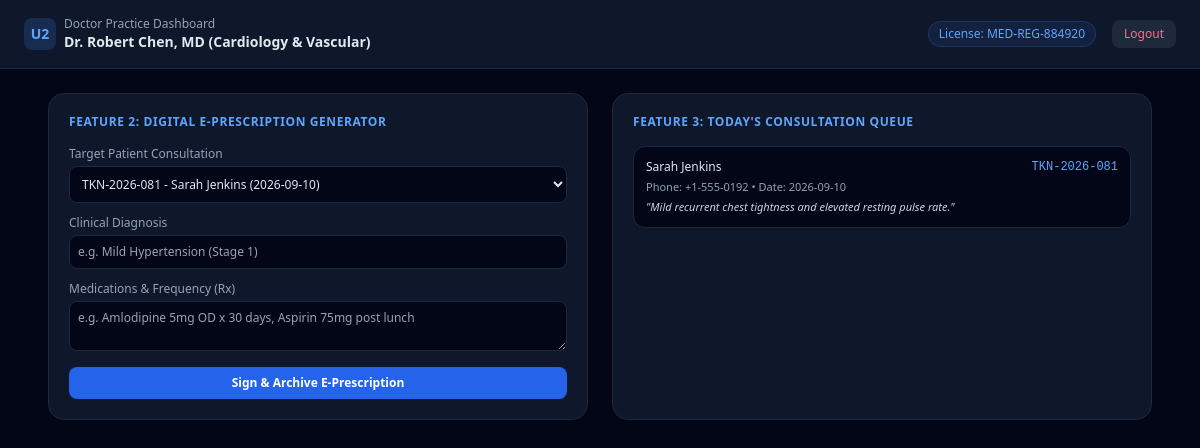
Screenshot of /doctor.php (signed in) with the database file from the repository.
### tables this page shows
CREATE TABLE `doctor_profiles` (
  `doctor_id` INT AUTO_INCREMENT NOT NULL,
  `user_id` INT NOT NULL,
  `dept_id` INT NOT NULL,
  `license_number` VARCHAR(50) UNIQUE NOT NULL,
  `qualification` VARCHAR(150) NOT NULL,
  `experience_years` INT NOT NULL,
  `is_verified` TINYINT(1) DEFAULT 0 NOT NULL,
  PRIMARY KEY (`doctor_id`),
  CONSTRAINT `fk_doctor_profiles_user_id` FOREIGN KEY (`user_id`) REFERENCES `users` (`user_id`) ON DELETE CASCADE ON UPDATE CASCADE,
  CONSTRAINT `fk_doctor_profiles_dept_id` FOREIGN KEY (`dept_id`) REFERENCES `departments` (`dept_id`) ON DELETE CASCADE ON UPDATE CASCADE
);

CREATE TABLE `departments` (
  `dept_id` INT AUTO_INCREMENT NOT NULL,
  `dept_name` VARCHAR(80) NOT NULL,
  `dept_code` VARCHAR(15) UNIQUE NOT NULL,
  `description` TEXT NULL DEFAULT NULL,
  `consultation_fee` DECIMAL(8,2) NOT NULL,
  `created_at` TIMESTAMP DEFAULT CURRENT_TIMESTAMP NOT NULL,
  PRIMARY KEY (`dept_id`)
);

CREATE TABLE `appointments` (
  `appointment_id` INT AUTO_INCREMENT NOT NULL,
  `token_number` VARCHAR(25) UNIQUE NOT NULL,
  `patient_user_id` INT NOT NULL,
  `doctor_id` INT NOT NULL,
  `appointment_date` DATE NOT NULL,
  `appointment_time` TIME NOT NULL,
  `status` ENUM('booked','completed','cancelled','no_show') NOT NULL,
  `symptoms` TEXT NULL DEFAULT NULL,
  `created_at` TIMESTAMP DEFAULT CURRENT_TIMESTAMP NOT NULL,
  PRIMARY KEY (`appointment_id`),
  CONSTRAINT `fk_appointments_patient_user_id` FOREIGN KEY (`patient_user_id`) REFERENCES `users` (`user_id`) ON DELETE CASCADE ON UPDATE CASCADE,
  CONSTRAINT `fk_appointments_doctor_id` FOREIGN KEY (`doctor_id`) REFERENCES `doctor_profiles` (`doctor_id`) ON DELETE CASCADE ON UPDATE CASCADE
);

CREATE TABLE `users` (
  `user_id` INT AUTO_INCREMENT NOT NULL COMMENT 'Surrogate Primary Key',
  `email` VARCHAR(120) UNIQUE NOT NULL COMMENT 'User Login Identifier',
  `password_hash` VARCHAR(255) NOT NULL COMMENT 'Bcrypt Hashed Password',
  `role` ENUM('patient','doctor','admin') NOT NULL COMMENT 'RBAC Authorization',
  `full_name` VARCHAR(100) NOT NULL,
  `phone` VARCHAR(20) NOT NULL,
  `status` ENUM('active','pending','suspended') NOT NULL,
  `created_at` TIMESTAMP DEFAULT CURRENT_TIMESTAMP NOT NULL,
  PRIMARY KEY (`user_id`)
);

### doctor.php (the view, shortened to what this page needs)
<?php
require_once '../config/db.php';
$stmt = $pdo->prepare("SELECT dp.*, d.dept_name, u.full_name FROM doctor_profiles dp JOIN users u ON dp.user_id = u.user_id JOIN departments d ON dp.dept_id = d.dept_id WHERE dp.user_id = :uid");
$stmt->execute(['uid' => $_SESSION['user_id']]);
$doctor = $stmt->fetch();
$doctorId = $doctor ? $doctor['doctor_id'] : 0;
$apptStmt = $pdo->prepare("SELECT a.*, u.full_name AS patient_name, u.phone AS patient_phone FROM appointments a JOIN users u ON a.patient_user_id = u.user_id WHERE a.doctor_id = :did ORDER BY a.appointment_date ASC");
$apptStmt->execute(['did' => $doctorId]);
$appointments = $apptStmt->fetchAll();
?>
<!DOCTYPE html>
<html lang="en">
<head>
  <script src="https://cdn.tailwindcss.com"></script>
</head>
<body class="bg-slate-950 text-slate-100 min-h-screen">
  <nav class="bg-slate-900 border-b border-slate-800 px-6 py-4 flex justify-between items-center">
    <div class="flex items-center gap-2">
      <span class="w-8 h-8 rounded-lg bg-blue-500/20 text-blue-400 flex items-center justify-center font-bold text-sm">U2</span>
      <div>
        <div class="text-xs text-slate-400">Doctor Practice Dashboard</div>
        <div class="text-sm font-semibold text-slate-200"><?php echo htmlspecialchars($_SESSION['full_name']); ?> (<?php echo htmlspecialchars($doctor['dept_name'] ?? 'General'); ?>)</div>
      </div>
    </div>
    <div class="flex items-center gap-4 text-xs">
      <span class="px-2.5 py-1 rounded-full bg-blue-500/10 text-blue-400 border border-blue-500/20">License: <?php echo htmlspecialchars($doctor['license_number'] ?? 'VERIFIED'); ?></span>
      <a href="../auth/logout.php" class="px-3 py-1.5 rounded-lg bg-slate-800 hover:bg-slate-700 text-rose-400 transition">Logout</a>
    </div>
  </nav>
  <main class="max-w-6xl mx-auto p-6 space-y-6">
    <div class="grid grid-cols-1 md:grid-cols-2 gap-6">
      <div class="bg-slate-900 border border-slate-800 rounded-2xl p-5 space-y-4">
        <h3 class="text-blue-400 font-bold text-xs uppercase tracking-wider">Feature 2: Digital E-Prescription Generator</h3>
        <form action="../api/doctor_actions.php?action=issue_prescription" method="POST" class="space-y-3 text-xs">
          <div>
            <label class="block text-slate-400 mb-1">Target Patient Consultation</label>
            <select name="appointment_id" required class="w-full bg-slate-950 border border-slate-800 rounded-lg p-2 text-slate-200">
              <?php foreach ($appointments as $a): ?>
                <option value="<?php echo $a['appointment_id']; ?>">
                  <?php echo htmlspecialchars($a['token_number']) . ' - ' . htmlspecialchars($a['patient_name']) . ' (' . $a['appointment_date'] . ')'; ?>
                </option>
              <?php endforeach; ?>
            </select>
          </div>
          <div>
            <label class="block text-slate-400 mb-1">Clinical Diagnosis</label>
            <input type="text" name="diagnosis" required placeholder="e.g. Mild Hypertension (Stage 1)" class="w-full bg-slate-950 border border-slate-800 rounded-lg p-2 text-slate-200">
          </div>
          <div>
            <label class="block text-slate-400 mb-1">Medications & Frequency (Rx)</label>
            <textarea name="medications_json" rows="2" placeholder="e.g. Amlodipine 5mg OD x 30 days, Aspirin 75mg post lunch" class="w-full bg-slate-950 border border-slate-800 rounded-lg p-2 text-slate-200"></textarea>
          </div>
          <button type="submit" class="w-full py-2 rounded-lg bg-blue-600 hover:bg-blue-500 text-white font-semibold transition">
            Sign & Archive E-Prescription
          </button>
        </form>
      </div>
      <div class="bg-slate-900 border border-slate-800 rounded-2xl p-5 space-y-4">
        <h3 class="text-blue-400 font-bold text-xs uppercase tracking-wider">Feature 3: Today's Consultation Queue</h3>
        <div class="space-y-2.5 text-xs">
          <?php if (empty($appointments)): ?>
            <div class="text-slate-500 py-6 text-center">No patients queued for today.</div>
          <?php else: ?>
            <?php foreach ($appointments as $appt): ?>
              <div class="p-3 rounded-xl bg-slate-950 border border-slate-800 space-y-1">
                <div class="flex justify-between font-medium">
                  <span class="text-slate-200"><?php echo htmlspecialchars($appt['patient_name']); ?></span>
                  <span class="font-mono text-blue-400"><?php echo htmlspecialchars($appt['token_number']); ?></span>
                </div>
                <div class="text-slate-400 text-[11px]">Phone: <?php echo htmlspecialchars($appt['patient_phone']); ?> &bull; Date: <?php echo $appt['appointment_date']; ?></div>
                <div class="text-slate-300 text-[11px] italic">"<?php echo htmlspecialchars($appt['symptoms']); ?>"</div>
              </div>
            <?php endforeach; ?>
          <?php endif; ?>
        </div>
      </div>
    </div>
  </main>
</body>
</html>

### rows the page displays
doctor_profiles: dept.dept_name "Cardiology & Vascular", license_number "MED-REG-884920"
appointments: patient_user.full_name "Sarah Jenkins", token_number "TKN-2026-081", patient_user.phone "+1-555-0192", appointment_date "2026-09-10", symptoms "Mild recurrent chest tightness and elevated resting pulse rate."

### other values shown
$_SESSION['full_name'] "Dr. Robert Chen, MD"
form field appointment_id "TKN-2026-081 - Sarah Jenkins (2026-09-10)"
